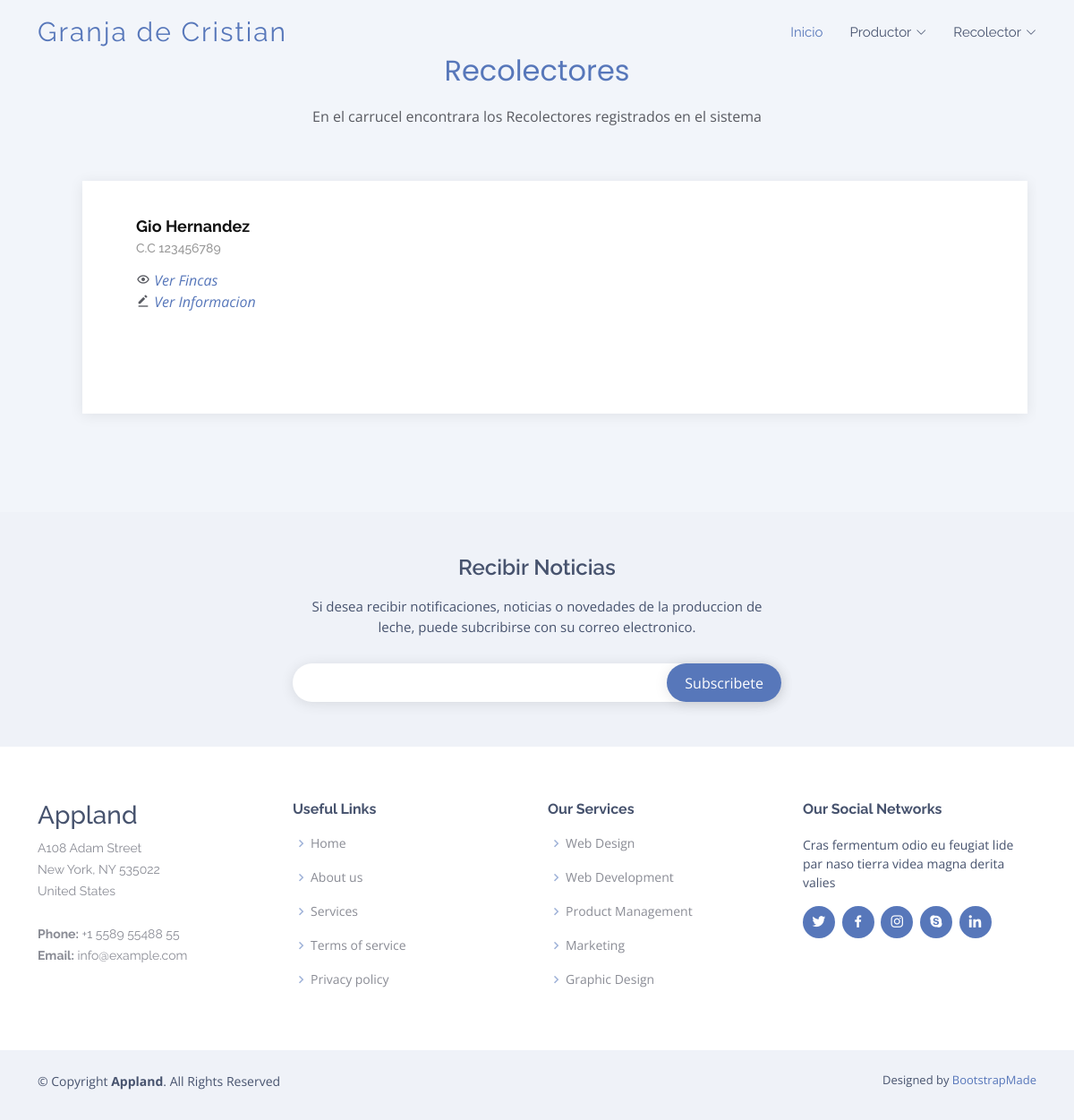
Screenshot of /recolector/ with the database file from the repository.
### recolector/models.py (models this page shows, shortened)
class Recolector(models.Model):
    cedula = models.CharField(max_length=40, unique=True, verbose_name='Cedula')
    nombres = models.CharField(max_length=150, verbose_name='Nombres')
    apellidos = models.CharField(max_length=150, verbose_name='Apellidos')
    direccion = models.CharField(max_length=150, verbose_name='Direccion')
    fNacimiento = models.DateField(null=True, blank=True, verbose_name="Fecha de cumpleaños")
    telefono = models.CharField(max_length=10, null=True, blank=True, verbose_name="Teléfono")
    create_at = models.DateTimeField(auto_now_add=True, verbose_name='Creado')
    update_at = models.DateTimeField(auto_now=True, verbose_name='Editado')
    class Meta:
        verbose_name = 'Recolector'
        verbose_name_plural = 'Recolectores'

### recolector/views.py (the view)
# urls.py: path('', views.mostrar, name="productores"),
def mostrar(request):
    recolectores = Recolector.objects.all()
    return render(request, 'recolector/mostrar.html', {
        'title': 'Lista Recolectores',
        'recolectores': recolectores
    })

### recolector/templates/recolector/mostrar.html (shortened to what this page needs)
{% extends 'layouts/layout.html' %}
{% block content %}
{% load static %}
<section id="testimonials" class="testimonials section-bg">
    <div class="container" data-aos="fade-up">
      <div class="section-title">
        <h2>Recolectores</h2>
        <p>En el carrucel encontrara los Recolectores registrados en el sistema</p>
      </div>
      <div class="testimonials-slider swiper" data-aos="fade-up" data-aos-delay="100">
        <div class="swiper-wrapper">
            {% for recolector in recolectores %}
          <div class="swiper-slide">
            <div class="testimonial-item">
              <h3>{{recolector.nombres}} {{recolector.apellidos}}</h3>
              <h4>C.C {{recolector.cedula}}</h4>
              <p>
                <i class='bx bx-show'></i> <a href="#" class="get-started-btn">Ver Fincas</a><br>
                <i class='bx bxs-edit-alt' ></i> <a href="{% url 'verrecolector' recolector.pk %}" class="get-started-btn">Ver Informacion</a>
              </p>
            </div>
        </div>
            {% endfor %}
        </div>
      </div>
    </div>
  </section>
  {% endblock%}

### mainapp/static/assets/css/style.css (style rules this page uses)
body { font-family: "Open Sans", sans-serif; color: #585a61; }
a { color: #5777ba; text-decoration: none; }
h1, h2, h3, h4, h5, h6 { font-family: "Raleway", sans-serif; }
section { padding: 60px 0; overflow: hidden; }
.section-bg { background-color: #f2f5fa; }
.section-title { text-align: center; padding-bottom: 30px; }
.section-title h2 { font-size: 32px; font-weight: 400; margin-bottom: 20px; padding-bottom: 0; color: #5777ba; font-family: "Poppins", sans-serif; }
.section-title p { margin-bottom: 0; }
.testimonials .testimonials-carousel, .testimonials .testimonials-slider { overflow: hidden; }
.testimonials .testimonial-item { box-sizing: content-box; padding: 30px 30px 30px 60px; margin: 30px 10px 30px 50px; min-height: 200px; box-shadow: 0px 2px 15px rgba(0, 0, 0, 0.08); position: relative; background: #fff; }
.testimonials .testimonial-item h3 { font-size: 18px; font-weight: bold; margin: 10px 0 5px 0; color: #111; }
.testimonials .testimonial-item h4 { font-size: 14px; color: #999; margin: 0; }
.testimonials .testimonial-item p { font-style: italic; margin: 15px auto 15px auto; }

### rows the page displays
Recolector: nombres "Gio", apellidos "Hernandez", cedula "123456789"
